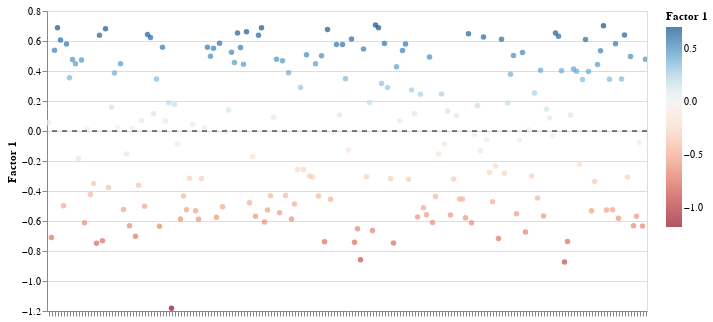

Notebook code cell kept with this figure:
### Markdown cell above
### Factor Values

If we are interested in the value distribution of a specific factor across all samples `plot_factor` gives as an intuitive visualisation for this. We can see that the factor values are rarely close to zero.

### Code cell
plot_factor(model, factor=1)

### Figure 1 — Vega specification as saved in the notebook (floating-point values rounded to 4 significant figures; data arrays with more than 128 entries replaced by an {"elided": "..."} marker saying what was removed)
{"$schema": "https://vega.github.io/schema/vega/v5.json", "data": [{"name": "param_1_store"}, {"name": "source_0", "values": {"elided": "200 records"}}, {"name": "source_1", "values": [{"y": 0}]}, {"name": "source_0_color_domain_Factor 1", "values": [{"min": -1.182, "max": 0.707}]}, {"name": "source_0_concat_0_x_domain_id", "values": {"elided": "200 records"}}], "signals": [{"name": "childHeight", "value": 300}, {"name": "unit", "value": {}, "on": [{"events": "pointermove", "update": "isTuple(group()) ? group() : unit"}]}, {"name": "param_1", "update": "{\"Factor 1\": param_1_Factor_1}"}, {"name": "param_1_Factor_1"}], "marks": [{"type": "group", "name": "concat_0_group", "encode": {"update": {"width": {"signal": "width"}, "height": {"signal": "childHeight"}}}, "signals": [{"name": "param_1_id", "on": [{"events": [{"source": "view", "type": "dblclick"}], "update": "null"}, {"events": {"signal": "param_1_translate_delta"}, "update": "panLinear(param_1_translate_anchor.extent_x, -param_1_translate_delta.x / width)"}, {"events": {"signal": "param_1_zoom_delta"}, "update": "zoomLinear(domain(\"concat_0_x\"), param_1_zoom_anchor.x, param_1_zoom_delta)"}]}, {"name": "param_1_Factor_1", "on": [{"events": [{"source": "view", "type": "dblclick"}], "update": "null"}, {"events": {"signal": "param_1_translate_delta"}, "update": "panLinear(param_1_translate_anchor.extent_y, param_1_translate_delta.y / childHeight)"}, {"events": {"signal": "param_1_zoom_delta"}, "update": "zoomLinear(domain(\"concat_0_y\"), param_1_zoom_anchor.y, param_1_zoom_delta)"}], "push": "outer"}, {"name": "param_1_tuple", "on": [{"events": [{"signal": "param_1_id || param_1_Factor_1"}], "update": "param_1_id && param_1_Factor_1 ? {unit: \"view_1\", fields: param_1_tuple_fields, values: [param_1_id,param_1_Factor_1]} : null"}]}, {"name": "param_1_tuple_fields", "value": [{"field": "id", "channel": "x", "type": "E"}, {"field": "Factor 1", "channel": "y", "type": "R"}]}, {"name": "param_1_translate_anchor", "value": {}, "on": [{"events": [{"source": "scope", "type": "pointerdown"}], "update": "{x: x(unit), y: y(unit), extent_x: domain(\"concat_0_x\"), extent_y: domain(\"concat_0_y\")}"}]}, {"name": "param_1_translate_delta", "value": {}, "on": [{"events": [{"source": "window", "between": [{"source": "scope", "type": "pointerdown"}, {"source": "window", "type": "pointerup"}], "consume": true, "type": "pointermove"}], "update": "{x: param_1_translate_anchor.x - x(unit), y: param_1_translate_anchor.y - y(unit)}"}]}, {"name": "param_1_zoom_anchor", "on": [{"events": [{"source": "scope", "consume": true, "type": "wheel"}], "update": "{x: invert(\"concat_0_x\", x(unit)), y: invert(\"concat_0_y\", y(unit))}"}]}, {"name": "param_1_zoom_delta", "on": [{"events": [{"source": "scope", "type": "wheel", "consume": true}], "update": "pow(1.001, event.deltaY * pow(16, event.deltaMode))", "force": true}]}, {"name": "param_1_modify", "on": [{"events": {"signal": "param_1_tuple"}, "update": "modify(\"param_1_store\", param_1_tuple, true)"}]}], "marks": [{"type": "symbol", "name": "view_1_marks", "from": {"data": "source_0"}, "encode": {"update": {"y": {"field": "Factor 1", "scale": "concat_0_y"}, "tooltip": {"signal": "{\"id\": isValid(datum[\"id\"]) ? datum[\"id\"] : \"\"+datum[\"id\"], \"Factor 1\": format(datum[\"Factor 1\"], \"\")}"}, "opacity": {"value": 0.7}, "fill": {"field": "Factor 1", "scale": "color"}, "x": {"field": "id", "scale": "concat_0_x"}}}, "clip": true, "interactive": true, "style": ["point"]}, {"type": "rule", "name": "concat_0_layer_1_marks", "from": {"data": "source_1"}, "encode": {"update": {"y": {"field": "y", "scale": "concat_0_y"}, "x": {"field": {"signal": null, "datum": null, "group": "width", "parent": null}}, "strokeDash": {"value": [5, 5]}, "stroke": {"value": "black"}, "x2": {"value": 0}}}, "style": ["rule"], "clip": true, "interactive": false}], "axes": [{"scale": "concat_0_y", "minExtent": 0, "maxExtent": 0, "ticks": false, "labels": false, "tickCount": {"signal": "ceil(childHeight/40)"}, "gridScale": "concat_0_x", "domain": false, "grid": true, "zindex": 0, "orient": "left", "aria": false}, {"scale": "concat_0_x", "grid": false, "labelAlign": "right", "labelAngle": 270, "labelBaseline": "middle", "orient": "bottom", "zindex": 0, "labels": false}, {"scale": "concat_0_y", "orient": "left", "grid": false, "labelOverlap": true, "tickCount": {"signal": "ceil(childHeight/40)"}, "zindex": 0, "title": "Factor 1"}], "style": "cell"}], "scales": [{"name": "color", "type": "linear", "domain": [{"signal": "(data(\"source_0_color_domain_Factor 1\")[0] || {}).min"}, {"signal": "(data(\"source_0_color_domain_Factor 1\")[0] || {}).max"}], "range": {"scheme": "redblue"}, "domainMid": 0, "zero": false, "interpolate": "hcl"}, {"name": "concat_0_x", "type": "point", "domain": {"data": "source_0_concat_0_x_domain_id", "field": "id", "sort": true}, "range": [0, {"signal": "width"}], "padding": 0.5}, {"name": "concat_0_y", "type": "linear", "domain": {"fields": [{"data": "source_0", "field": "Factor 1"}, {"data": "source_1", "field": "y"}]}, "range": [{"signal": "childHeight"}, 0], "domainRaw": {"signal": "param_1[\"Factor 1\"]"}, "nice": true, "zero": true}], "background": "white", "width": 600, "legends": [{"fill": "color", "gradientLength": {"signal": "clamp(childHeight, 64, 200)"}, "title": "Factor 1", "encode": {"gradient": {"update": {"opacity": {"value": 0.7}}}}}], "padding": 5, "layout": {"padding": 20, "columns": 1, "bounds": "full", "align": "each"}}
